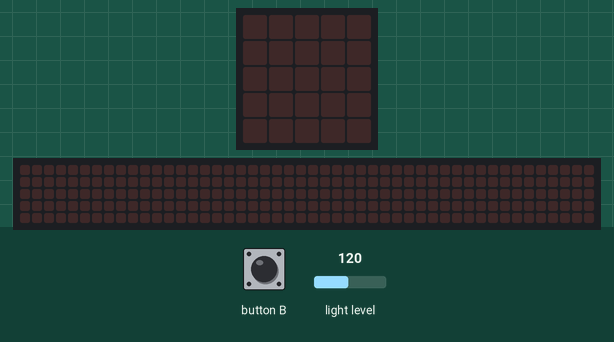
A program run on a simulated BBC micro:bit running MicroPython. On the bench: the board's 5×5 LED display, a strip that is not on the board, showing the scrolling text unrolled. The inputs (shaded band) are chosen by the test bench; at power-on: light level 120. The 48×5 strip is a reading aid, not a part: it shows the text the display is scrolling, unrolled, one strip-width of it at a time.

Above: at 1.2 s.
1.3 s: light level set to 22
2.8 s: light level set to 17
At 3.2 s:
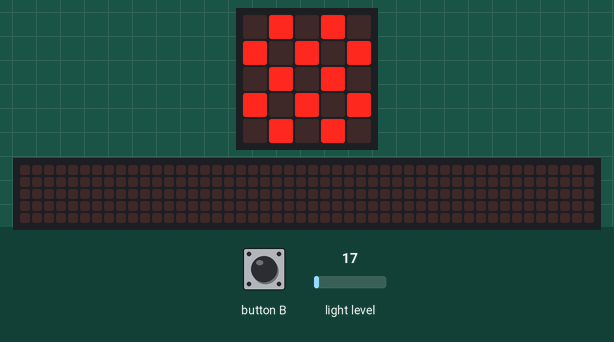
5.8 s: button B pressed for 0.15 s
At 5.9 s:
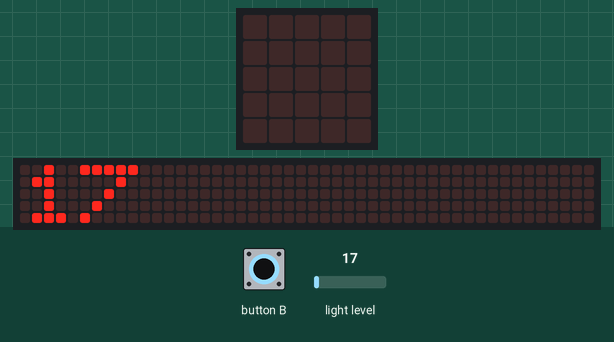
8.8 s: button B pressed for 1 s
At 9.9 s:
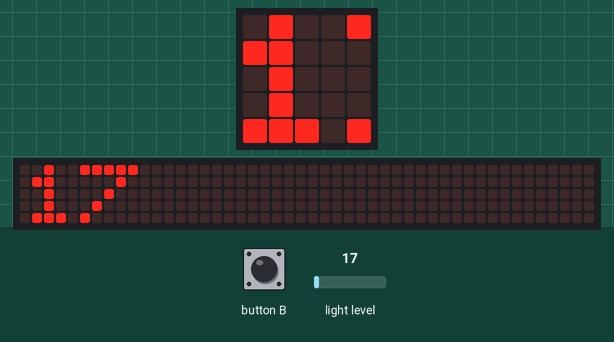
11.8 s: button B pressed for 3.2 s
At 13.9 s:
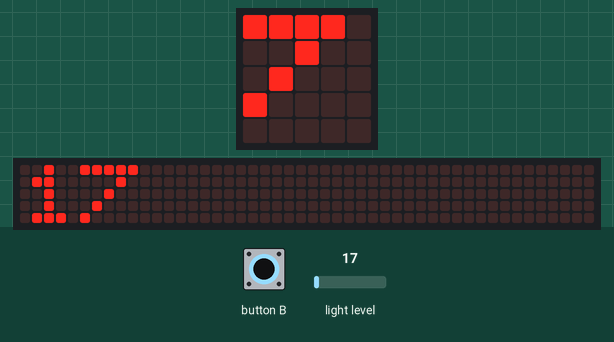
Timing chart, 0 to 15.4 s (numbered marks = the images above; inputs shaded):
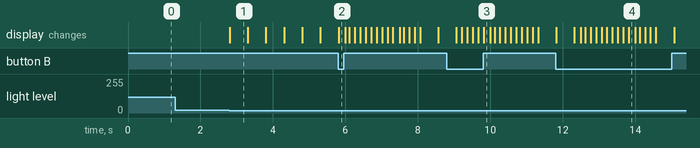

The program:

osvetljenost_2.py
```python
from microbit import *

while True:
    svetlo = display.read_light_level()
    if button_b.was_pressed():
        display.scroll(str(svetlo))

    if svetlo < 20:
        display.show(Image.CHESSBOARD)
        sleep(500)
        display.clear()
        sleep(500)
    else:
        display.clear()
```

Measured:
- the behaviour switches between 20 and 19 on light level (found by bisection; images 0 and 1)
- after the input at 1.3 s, every drawn part: stays the same
- after the input at 2.8 s, the display: changes at once (image 1)
- after the input at 5.8 s, the display: changes at once (image 2)
- after the input at 8.8 s, the display: first changes after 0.27 s (image 3 shows a later state)
- after the input at 11.8 s, the display: first differs from a run without the input after 0.52 s (image 4 shows a later state)
- what the display in image 1 shows lasts 0.5 s, from 2.8 s to 3.3 s
